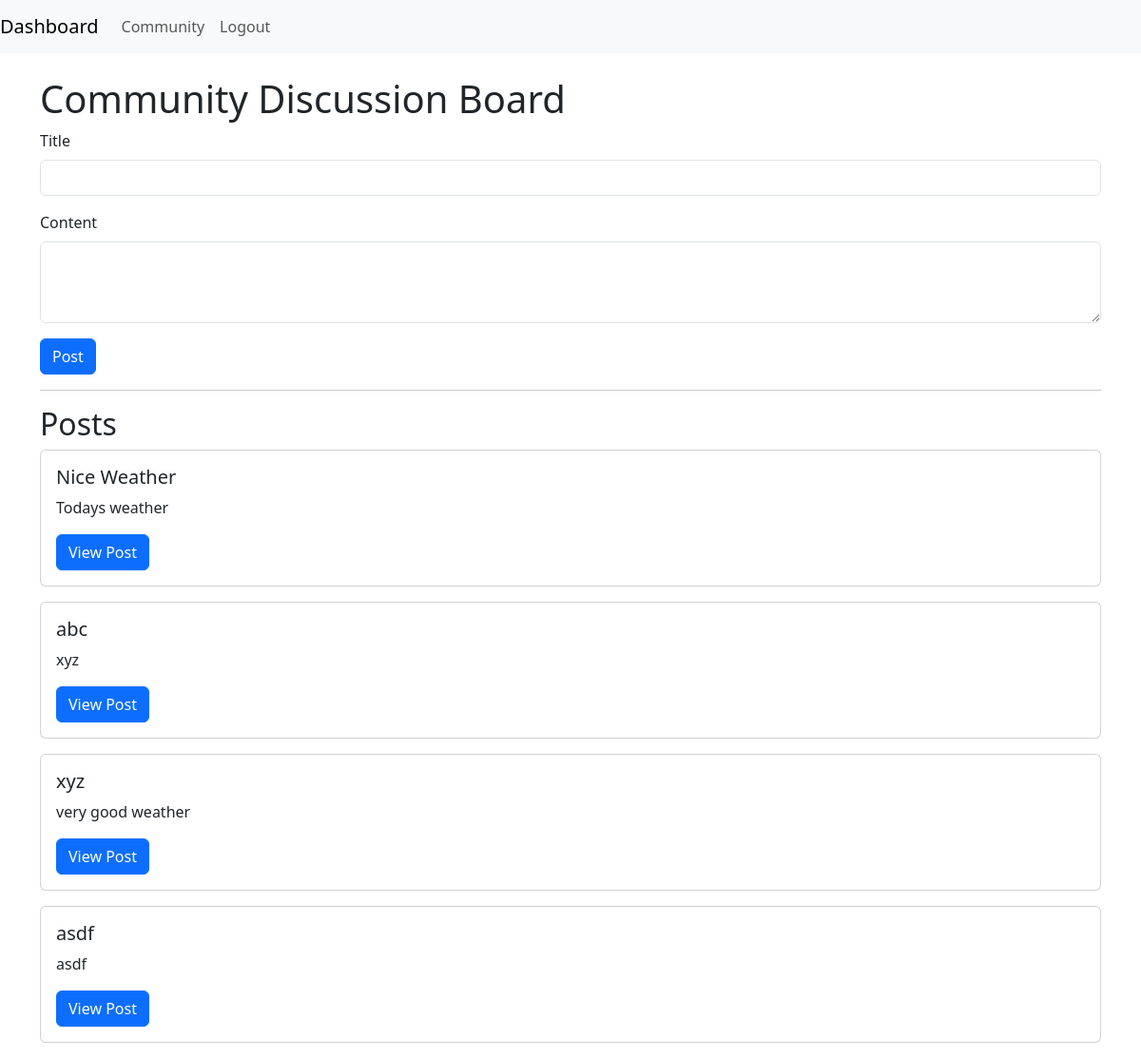
The page /community (signed in) on the database its author committed.
### app.py (models this page shows)
class Post(db.Model):
    id = db.Column(db.Integer, primary_key=True)
    title = db.Column(db.String(200), nullable=False)
    content = db.Column(db.Text, nullable=False)
    author_id = db.Column(db.Integer, db.ForeignKey('user.id'), nullable=False)
    author = db.relationship('User', backref=db.backref('posts', lazy=True))

### app.py (the view, shortened to what this page needs)
@app.route('/community', methods=["GET", "POST"])
@login_required
def community():
    posts = Post.query.all()
    return render_template('community.html', posts=posts)

### app.py (called while the page is built)
@login_manager.user_loader
def load_user(user_id):
    return User.query.get(int(user_id))

### templates/community.html (shortened to what this page needs)
<!DOCTYPE html>
<html lang="en">
<head>
    <link href="https://cdn.jsdelivr.net/npm/bootstrap@5.3.3/dist/css/bootstrap.min.css" rel="stylesheet">
</head>
<body>
    <nav class="navbar navbar-expand-lg navbar-light bg-light">
        <a class="navbar-brand" href="{{ url_for('welcome') }}">Dashboard</a>
        <div class="collapse navbar-collapse">
            <ul class="navbar-nav mr-auto">
                <li class="nav-item">
                    <a class="nav-link" href="{{ url_for('community') }}">Community</a>
                </li>
                <li class="nav-item">
                    <a class="nav-link" href="{{ url_for('logout') }}">Logout</a>
                </li>
            </ul>
        </div>
    </nav>
    <div class="container mt-4">
        <h1>Community Discussion Board</h1>
        <form method="POST">
            <div class="mb-3">
                <label for="title" class="form-label">Title</label>
                <input type="text" class="form-control" id="title" name="title" required>
            </div>
            <div class="mb-3">
                <label for="content" class="form-label">Content</label>
                <textarea class="form-control" id="content" name="content" rows="3" required></textarea>
            </div>
            <button type="submit" class="btn btn-primary">Post</button>
        </form>
        <hr>
        <h2>Posts</h2>
        {% for post in posts %}
        <div class="card mb-3">
            <div class="card-body">
                <h5 class="card-title">{{ post.title }}</h5>
                <p class="card-text">{{ post.content }}</p>
                <a href="{{ url_for('post', post_id=post.id) }}" class="btn btn-primary">View Post</a>
            </div>
        </div>
        {% endfor %}
    </div>
</body>
</html>

### rows shown on the page
Post: title "Nice Weather", content "Todays weather"
Post: title "abc", content "xyz"
Post: title "xyz", content "very good weather"
Post: title "asdf", content "asdf"
